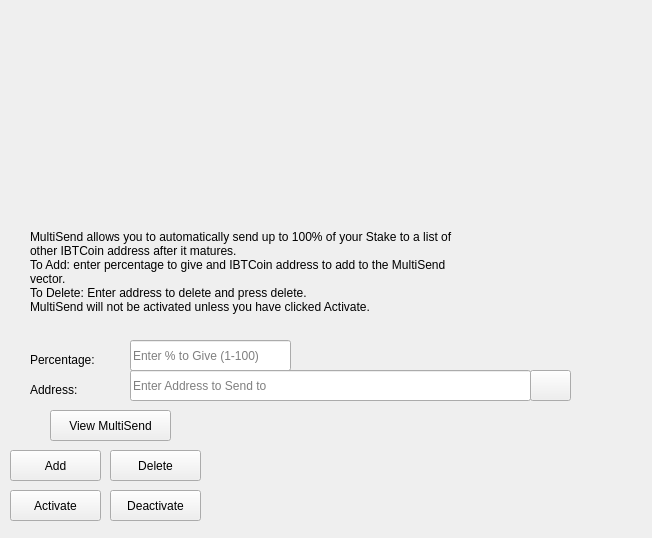
<?xml version="1.0" encoding="UTF-8"?>
<ui version="4.0">
 <class>StakeForCharityDialog</class>
 <widget class="QWidget" name="StakeForCharityDialog">
  <property name="windowModality">
   <enum>Qt::NonModal</enum>
  </property>
  <property name="geometry">
   <rect>
    <x>0</x>
    <y>0</y>
    <width>652</width>
    <height>538</height>
   </rect>
  </property>
  <property name="windowTitle">
   <string>Stake For Charity</string>
  </property>
  <widget class="QLineEdit" name="charityPercentEdit">
   <property name="geometry">
    <rect>
     <x>130</x>
     <y>340</y>
     <width>161</width>
     <height>31</height>
    </rect>
   </property>
   <property name="toolTip">
    <string>Enter whole numbers 1 - 100</string>
   </property>
   <property name="placeholderText">
    <string>Enter % to Give (1-100)</string>
   </property>
  </widget>
  <widget class="QLineEdit" name="charityAddressEdit">
   <property name="geometry">
    <rect>
     <x>130</x>
     <y>370</y>
     <width>401</width>
     <height>31</height>
    </rect>
   </property>
   <property name="toolTip">
    <string/>
   </property>
   <property name="placeholderText">
    <string>Enter Address to Send to</string>
   </property>
  </widget>
  <widget class="QLabel" name="label_12">
   <property name="geometry">
    <rect>
     <x>30</x>
     <y>230</y>
     <width>451</width>
     <height>121</height>
    </rect>
   </property>
   <property name="lineWidth">
    <number>1</number>
   </property>
   <property name="text">
    <string>MultiSend allows you to automatically send up to 100% of your Stake to a list of other IBTCoin address after it matures.
To Add: enter percentage to give and IBTCoin address to add to the MultiSend vector. 
To Delete: Enter address to delete and press delete.
MultiSend will not be activated unless you have clicked Activate.</string>
   </property>
   <property name="alignment">
    <set>Qt::AlignLeading|Qt::AlignLeft|Qt::AlignTop</set>
   </property>
   <property name="wordWrap">
    <bool>true</bool>
   </property>
  </widget>
  <widget class="QLabel" name="message">
   <property name="geometry">
    <rect>
     <x>210</x>
     <y>430</y>
     <width>381</width>
     <height>91</height>
    </rect>
   </property>
   <property name="text">
    <string/>
   </property>
  </widget>
  <widget class="QPushButton" name="addButton">
   <property name="geometry">
    <rect>
     <x>10</x>
     <y>450</y>
     <width>91</width>
     <height>31</height>
    </rect>
   </property>
   <property name="toolTip">
    <string/>
   </property>
   <property name="statusTip">
    <string>Add to MultiSend Vector</string>
   </property>
   <property name="text">
    <string>Add</string>
   </property>
  </widget>
  <widget class="QPushButton" name="disableButton">
   <property name="geometry">
    <rect>
     <x>110</x>
     <y>490</y>
     <width>91</width>
     <height>31</height>
    </rect>
   </property>
   <property name="statusTip">
    <string>Deactivate MultiSend</string>
   </property>
   <property name="text">
    <string>Deactivate</string>
   </property>
  </widget>
  <widget class="QPushButton" name="addressBookButton">
   <property name="geometry">
    <rect>
     <x>530</x>
     <y>370</y>
     <width>41</width>
     <height>31</height>
    </rect>
   </property>
   <property name="toolTip">
    <string>Choose an address from the address book</string>
   </property>
   <property name="text">
    <string/>
   </property>
   <property name="icon">
    <iconset resource="../bitcoin.qrc">
     <normaloff>:/icons/address-book</normaloff>:/icons/address-book</iconset>
   </property>
   <property name="shortcut">
    <string>Alt+A</string>
   </property>
   <property name="autoDefault">
    <bool>false</bool>
   </property>
  </widget>
  <widget class="QLabel" name="label">
   <property name="geometry">
    <rect>
     <x>30</x>
     <y>350</y>
     <width>91</width>
     <height>20</height>
    </rect>
   </property>
   <property name="toolTip">
    <string>Percentage of stake to send</string>
   </property>
   <property name="text">
    <string>Percentage:</string>
   </property>
  </widget>
  <widget class="QLabel" name="label_5">
   <property name="geometry">
    <rect>
     <x>30</x>
     <y>380</y>
     <width>91</width>
     <height>20</height>
    </rect>
   </property>
   <property name="toolTip">
    <string>Address to send portion of stake to</string>
   </property>
   <property name="text">
    <string>Address:</string>
   </property>
  </widget>
  <widget class="QPushButton" name="deleteButton">
   <property name="geometry">
    <rect>
     <x>110</x>
     <y>450</y>
     <width>91</width>
     <height>31</height>
    </rect>
   </property>
   <property name="toolTip">
    <string/>
   </property>
   <property name="statusTip">
    <string>Delete Address From MultiSend Vector</string>
   </property>
   <property name="text">
    <string>Delete</string>
   </property>
  </widget>
  <widget class="QPushButton" name="activateButton">
   <property name="geometry">
    <rect>
     <x>10</x>
     <y>490</y>
     <width>91</width>
     <height>31</height>
    </rect>
   </property>
   <property name="statusTip">
    <string>Activate MultiSend</string>
   </property>
   <property name="text">
    <string>Activate</string>
   </property>
  </widget>
  <widget class="QPushButton" name="viewButton">
   <property name="geometry">
    <rect>
     <x>50</x>
     <y>410</y>
     <width>121</width>
     <height>31</height>
    </rect>
   </property>
   <property name="toolTip">
    <string/>
   </property>
   <property name="statusTip">
    <string>View MultiSend Vector</string>
   </property>
   <property name="text">
    <string>View MultiSend</string>
   </property>
  </widget>
  <widget class="QLabel" name="imagelabel">
   <property name="geometry">
    <rect>
     <x>160</x>
     <y>10</y>
     <width>231</width>
     <height>211</height>
    </rect>
   </property>
   <property name="styleSheet">
    <string notr="true">image: url(:/icons/circuit);</string>
   </property>
   <property name="text">
    <string/>
   </property>
  </widget>
 </widget>
 <resources>
  <include location="../bitcoin.qrc"/>
 </resources>
 <connections/>
</ui>
